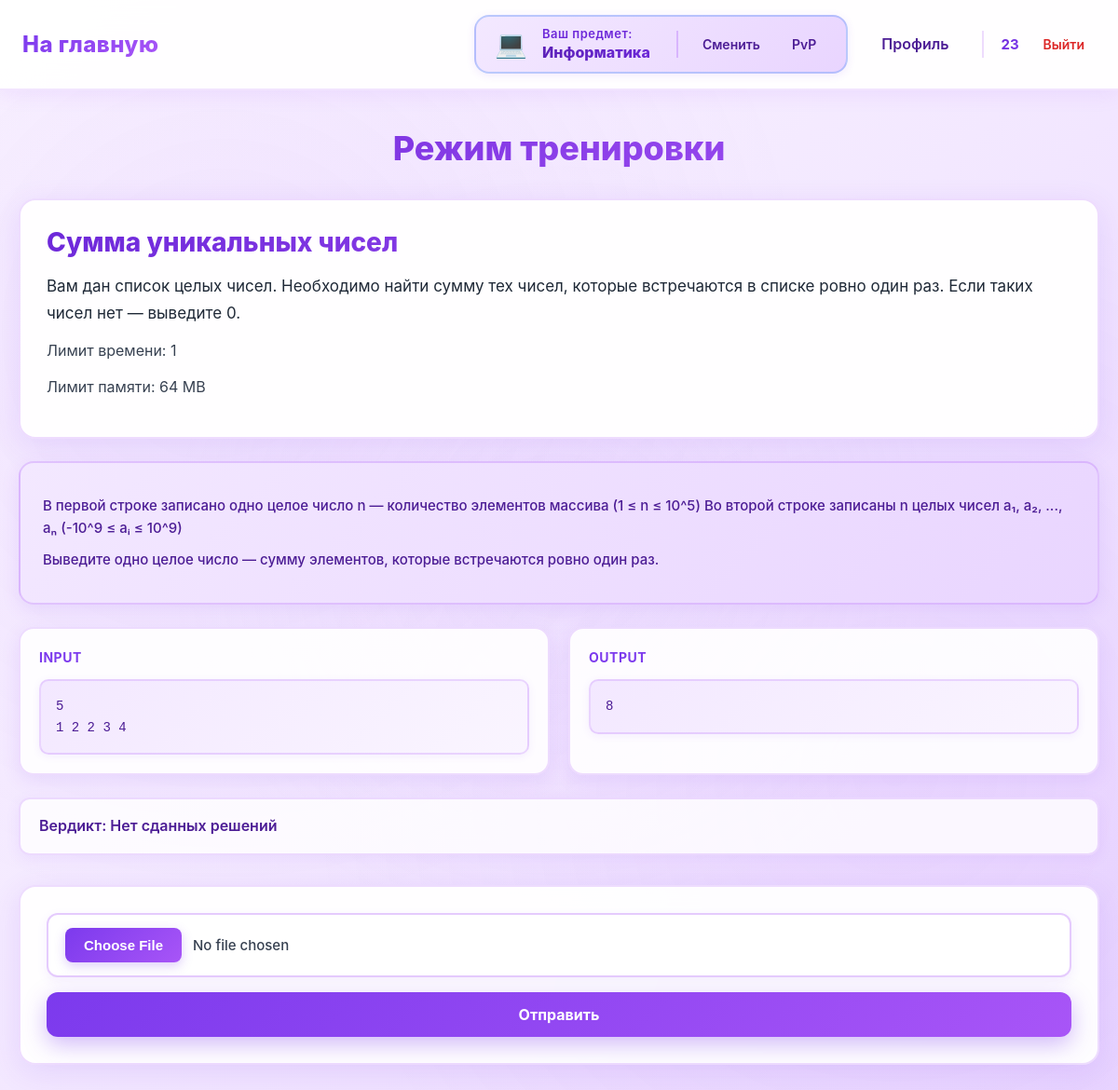
The page /информатика/task/1 (signed in) on the database its author committed.
### data/tasks.py (models this page shows)
class Tasks(SqlAlchemyBase):
    __tablename__ = 'tasks'
    id = sqlalchemy.Column(sqlalchemy.Integer,
                           primary_key=True, autoincrement=True)
    subject = sqlalchemy.Column(sqlalchemy.Text, nullable=True)
    title = sqlalchemy.Column(sqlalchemy.Text, nullable=True)
    statement = sqlalchemy.Column(sqlalchemy.Text, nullable=True)
    input_format = sqlalchemy.Column(sqlalchemy.Text, nullable=True)
    output_format = sqlalchemy.Column(sqlalchemy.Text, nullable=True)
    memory_limit = sqlalchemy.Column(sqlalchemy.Integer, nullable=True)
    time_limit = sqlalchemy.Column(sqlalchemy.Integer, nullable=True)
    difficulty = sqlalchemy.Column(sqlalchemy.Text, nullable=True)
    created_at = sqlalchemy.Column(sqlalchemy.DateTime,
                                     default=datetime.datetime.now)
    task_tests = orm.relationship("TaskTest", back_populates='tasks')
    submissions = orm.relationship("Submissions", back_populates="tasks")
    theme = sqlalchemy.Column(sqlalchemy.Text, nullable=True)

### data/users.py (models this page shows, shortened)
class User(SqlAlchemyBase, UserMixin):
    __tablename__ = 'users'
    id = sqlalchemy.Column(sqlalchemy.Integer,
                           primary_key=True, autoincrement=True)
    name = sqlalchemy.Column(sqlalchemy.String, nullable=True)
    email = sqlalchemy.Column(sqlalchemy.String,
                              index=True, unique=True, nullable=True)
    hashed_password = sqlalchemy.Column(sqlalchemy.String, nullable=True)
    elo_rating = sqlalchemy.Column(sqlalchemy.Float, default=1000)
    admin = sqlalchemy.Column(sqlalchemy.Boolean, default=0)
    ban = sqlalchemy.Column(sqlalchemy.Boolean, default=0)
    created_date = sqlalchemy.Column(sqlalchemy.DateTime,
                                     default=datetime.datetime.now)
    submissions = orm.relationship("Submissions", back_populates="user")

### data/task_tests.py (models this page shows)
class TaskTest(SqlAlchemyBase):
    __tablename__ = 'task_tests'
    id = sqlalchemy.Column(sqlalchemy.Integer,
                           primary_key=True, autoincrement=True)
    task_id = sqlalchemy.Column(sqlalchemy.Integer,
                                sqlalchemy.ForeignKey("tasks.id"))
    input_data = sqlalchemy.Column(sqlalchemy.Text, nullable=True)
    output = sqlalchemy.Column(sqlalchemy.Text, nullable=True)
    tasks = orm.relationship("Tasks", back_populates='task_tests')

### main.py (the view, shortened to what this page needs)
@app.route('/<subject>/task/<int:task_id>', methods=["GET", "POST"])
@login_required
@user_ban
def training(subject, task_id):
    db_sess = db_session.create_session()
    task = db_sess.get(Tasks, task_id)
    task_test = db_sess.query(TaskTest).filter(TaskTest.task_id == task.id).all()
    submission = db_sess.query(Submissions).filter(Submissions.task_id == task.id).all()
    submission_id = len(submission) + 1
    if subject == 'информатика':
        last_submission = db_sess.query(Submissions).filter(Submissions.user_id == current_user.id,
                                                            Submissions.task_id == task_id).all()
        if last_submission:
            result = last_submission[-1]
            verdict = result.verdict
            test_passed = result.total_tests
        else:
            verdict = "Нет сданных решений"
            test_passed = None
        return render_template('training.html', task=task, test=task_test[0], verdict=verdict, test_passed=test_passed, subject=subject)

### data/db_session.py (called while the page is built)
def create_session() -> Session:
    global __factory
    return __factory()

### main.py (called while the page is built)
@login_manager.user_loader
def load_user(user_id):
    db_sess = db_session.create_session()
    return db_sess.get(User, user_id)

def user_ban(func):
    @wraps(func)
    def wrapper(*args, **kwargs):
        if current_user.ban:
            abort(403)
        return func(*args, **kwargs)
    return wrapper

### templates/training.html (shortened to what this page needs)
{% extends "base.html" %}
{% block styles %}
<link rel="stylesheet" href="{{ url_for('static', filename='train.css') }}">
{% endblock %}
{% block content %}
<h1>Режим тренировки</h1>
<div class="condition">
    <h2>{{ task.title }}</h2>
    <p>{{ task.statement }}</p>
    <p>Лимит времени: {{ task.time_limit }}</p>
    <p>Лимит памяти: {{ task.memory_limit }}</p>
</div>
<div class="Input">
    <p>{{ task.input_format }}</p>
    <p>{{ task.output_format }}</p>
</div>
<div class="examples">
    <div class="example">
        <p><strong>Input</strong></p>
        <pre>{{ test.input_data }}</pre>
    </div>
    <div class="example">
        <p><strong>Output</strong></p>
        <pre>{{ test.output }}</pre>
    </div>
</div>
<p>Вердикт: {{ verdict }}</p>
<div class="task">
    <form class="send" method="post" enctype="multipart/form-data" id="uploadForm">
        <input type="file" accept=".py" name="file" id="pythonFile" required />
        <button type="submit" id="submitBtn">Отправить</button>
    </form>
</div>
{% endblock %}

### templates/base.html (shortened to what this page needs)
<!doctype html>
<html lang="ru">
<head>
    <link rel="stylesheet" href="{{ url_for('static', filename='base.css') }}">
    {% block styles %}{% endblock %}
</head>
<body>
<header class="site-header">
    <nav class="navbar">
        <div class="nav-left">
            {% if session.get('subject') and session.get('subject') != 'subject' %}
            <a class="logo" href="/{{ session.get('subject') }}/">На главную</a>
            {% else %}
            <a class="logo" href="/">На главную</a>
            {% endif %}
        </div>
        <div class="nav-right">
            {% if current_user.is_authenticated %}
                {% if subject != 'subject' and subject != None %}
                <div class="subject-info" data-subject="{{ subject }}">
                    <div class="subject-icon"></div>
                    <div class="subject-info-content">
                        <div class="subject-label">Ваш предмет:</div>
                        <div class="subject-name">{{ subject|capitalize }}</div>
                    </div>
                    <div class="subject-actions">
                        <a class="nav-link" href="/subject/choice">Сменить</a>
                        <a class="nav-link" href="/{{ subject }}/pvp">PvP</a>
                    </div>
                </div>
                {% endif %}
                <a class="nav-link" href="/profile">Профиль</a>
                <div class="user-menu">
                    <span class="username">{{ current_user.name }}</span>
                    <a class="logout" href="/logout">Выйти</a>
                </div>
            {% else %}
                <a class="btn btn-outline" href="/login">Войти</a>
                <a class="btn btn-primary" href="/register">Регистрация</a>
            {% endif %}
        </div>
    </nav>
</header>
<main class="page-content">
    {% block content %}{% endblock %}
</main>
</body>
</html>

### static/base.css (style rules this page uses)
* { box-sizing: border-box; margin: 0; padding: 0; font-family: "Inter", "Segoe UI", Arial, sans-serif; }
body { background: linear-gradient(135deg, #faf5ff 0%, #f3e8ff 50%, #e9d5ff 100%); background-attachment: fixed; color: #1f2937; min-height: 100vh; position: relative; }
body::before { content: ''; position: fixed; top: 0; left: 0; right: 0; bottom: 0; background: radial-gradient(circle at 20% 30%, rgba(168, 85, 247, 0.08) 0%, transparent 50%), radial-gradient(circle at 80% 70%, rgba(192, 132, 252, 0.08) 0%, transparent 50%), radial-gradient(circle at 50% 50%, rgba(233, 213, 255, 0.1) 0%, transparent 50%); pointer-events: none; z-index: 0; }
.site-header { background: rgba(255, 255, 255, 0.95); backdrop-filter: blur(20px); border-bottom: 2px solid rgba(168, 85, 247, 0.15); box-shadow: 0 4px 20px rgba(168, 85, 247, 0.1); position: relative; z-index: 100; }
.navbar { max-width: 1200px; margin: 0 auto; padding: 16px 24px; display: flex; align-items: center; justify-content: space-between; }
.logo { font-size: 24px; font-weight: 800; text-decoration: none; background: linear-gradient(135deg, #7c3aed, #a855f7); -webkit-background-clip: text; -webkit-text-fill-color: transparent; background-clip: text; letter-spacing: 0.5px; transition: all 0.3s ease; position: relative; }
.logo::after { content: ''; position: absolute; bottom: -4px; left: 0; width: 0; height: 3px; background: linear-gradient(90deg, #7c3aed, #a855f7); border-radius: 2px; transition: width 0.3s ease; }
.nav-left, .nav-right { display: flex; align-items: center; gap: 18px; position: relative; z-index: 10; }
.nav-link { text-decoration: none; color: #4c1d95; font-weight: 600; padding: 10px 18px; border-radius: 12px; transition: all 0.3s ease; position: relative; background: transparent; }
.subject-info { display: flex; align-items: center; gap: 16px; background: linear-gradient(135deg, #f3e8ff, #e9d5ff); padding: 10px 20px; border-radius: 16px; border: 2px solid rgba(168, 85, 247, 0.2); box-shadow: 0 2px 10px rgba(124, 58, 237, 0.1); transition: all 0.3s ease; }
.subject-icon { font-size: 28px; line-height: 1; }
.subject-label { font-size: 13px; color: #6d28d9; font-weight: 600; letter-spacing: 0.5px; }
.subject-name { font-size: 16px; font-weight: 800; color: #4c1d95; background: linear-gradient(135deg, #5b21b6, #6d28d9); -webkit-background-clip: text; -webkit-text-fill-color: transparent; background-clip: text; line-height: 1.3; }
.subject-info-content { display: flex; flex-direction: column; gap: 2px; }
.subject-actions { display: flex; align-items: center; gap: 10px; margin-left: 12px; padding-left: 14px; border-left: 2px solid rgba(168, 85, 247, 0.3); }
.subject-actions .nav-link { padding: 6px 12px; font-size: 14px; min-width: auto; }
.subject-info[data-subject="информатика"] .subject-icon::before { content: '💻'; }
.subject-info[data-subject="информатика"] { border-color: rgba(59, 130, 246, 0.3); }
.user-menu { display: flex; align-items: center; gap: 14px; padding-left: 18px; border-left: 2px solid rgba(168, 85, 247, 0.2); }
.username { font-size: 15px; font-weight: 700; color: #5b21b6; background: linear-gradient(135deg, #6d28d9, #7c3aed); -webkit-background-clip: text; -webkit-text-fill-color: transparent; background-clip: text; }
.logout { text-decoration: none; font-size: 14px; color: #dc2626; font-weight: 600; padding: 6px 12px; border-radius: 8px; transition: all 0.2s ease; }
.page-content { max-width: 1200px; margin: 40px auto; padding: 0 20px; position: relative; z-index: 10; animation: fadeIn 0.6s ease-out; }
h1, h2, h3, h4, h5, h6 { color: #5b21b6; font-weight: 800; }
p { color: #374151; line-height: 1.6; }
a { color: #7c3aed; }
input, textarea, select { background: #ffffff; border: 2px solid rgba(168, 85, 247, 0.2); border-radius: 10px; padding: 12px 16px; color: #1f2937; font-size: 14px; transition: all 0.3s ease; }

### rows shown on the page
Tasks: subject "Информатика", title "Сумма уникальных чисел", statement "Вам дан список целых чисел. Необходимо найти сумму тех чисел, которые встречаются в списке ровно один раз. Если таких чисел нет — выведите 0.", time_limit "1", memory_limit "64 MB", input_format "В первой строке записано одно целое число n — количество элементов массива (1 ≤ n ≤ 10^5) Во второй строке записаны n целых чисел a₁, a₂, ..., aₙ (-10^9 ≤ aᵢ ≤ 10^9)", output_format "Выведите одно целое число — сумму элементов, которые встречаются ровно один раз."
User: name "23"
TaskTest: input_data "5 1 2 2 3 4", output "8"

### other values the page prints
{{ verdict }} "Нет сданных решений"
